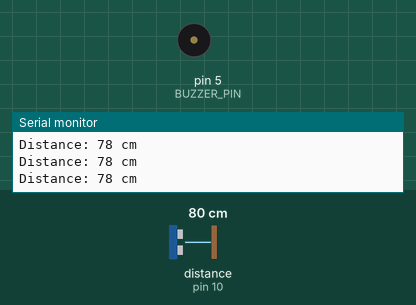
This sketch was run on a simulated Arduino Uno, built with avr-gcc and run on an emulated ATmega328P. Shown: buzzer (waves = sounding, pin HIGH), the last lines printed to the serial monitor. Wiring (inferred from the names in the program): ultrasonic range finder: trigger pin 9; echo pin 10. The test bench sets the inputs (shaded band); at power-on: distance to the obstacle (sensor on pin 10) 80 cm. The echo pulse lasts 58.3 µs per cm; pins used as bus, display or sensor lines are not drawn.

Above: at 1.3 s.
1.4 s: distance to the obstacle (sensor on pin 10) set to 55 cm
2.9 s: distance to the obstacle (sensor on pin 10) set to 48 cm
At 3.5 s:
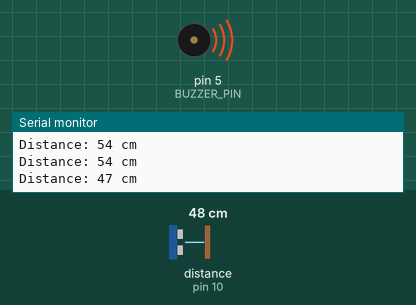
4.5 s: distance to the obstacle (sensor on pin 10) set to 60 cm
At 5.0 s:
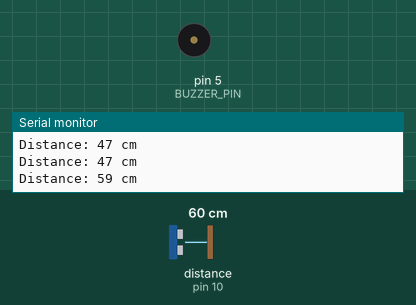
6.1 s: distance to the obstacle (sensor on pin 10) set to 2 cm
At 7.5 s:
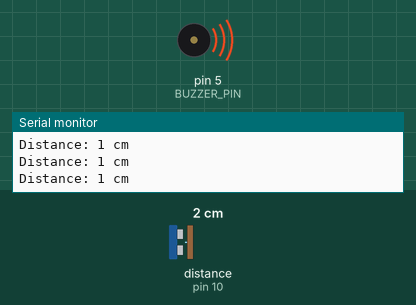
Timing chart, 0 to 8.6 s (numbered marks = the images above; inputs shaded):
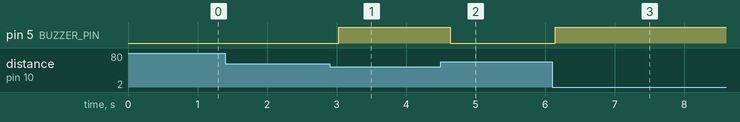

Measured:
- the behaviour switches between 51 and 50 cm on distance to the obstacle (sensor on pin 10) (found by bisection; images 0 and 1)
- after the input at 2.9 s, pin 5 (BUZZER_PIN): LOW → HIGH after 0.13 s
- after the input at 4.5 s, pin 5 (BUZZER_PIN): HIGH → LOW after 0.14 s
- after the input at 6.1 s, pin 5 (BUZZER_PIN): LOW → HIGH at once

The sketch:

Spectacles_for_Blind.ino
```cpp
#include <Wire.h>
#include <SoftwareSerial.h>

#define TRIG_PIN 9
#define ECHO_PIN 10
#define BUZZER_PIN 5

SoftwareSerial bluetooth(2, 3); // RX, TX for Bluetooth module (Optional)

void setup() {
    Serial.begin(9600);
    bluetooth.begin(9600);
    pinMode(TRIG_PIN, OUTPUT);
    pinMode(ECHO_PIN, INPUT);
    pinMode(BUZZER_PIN, OUTPUT);
}

void loop() {
    long duration;
    int distance;

    digitalWrite(TRIG_PIN, LOW);
    delayMicroseconds(2);
    digitalWrite(TRIG_PIN, HIGH);
    delayMicroseconds(10);
    digitalWrite(TRIG_PIN, LOW);

    duration = pulseIn(ECHO_PIN, HIGH);
    distance = duration * 0.034 / 2; // Convert to cm

    Serial.print("Distance: ");
    Serial.print(distance);
    Serial.println(" cm");

    if (distance > 0 && distance < 50) { // If an obstacle is within 50 cm
        digitalWrite(BUZZER_PIN, HIGH);
        bluetooth.println("Obstacle detected at " + String(distance) + " cm!");
    } else {
        digitalWrite(BUZZER_PIN, LOW);
    }

    delay(500);
}
```
